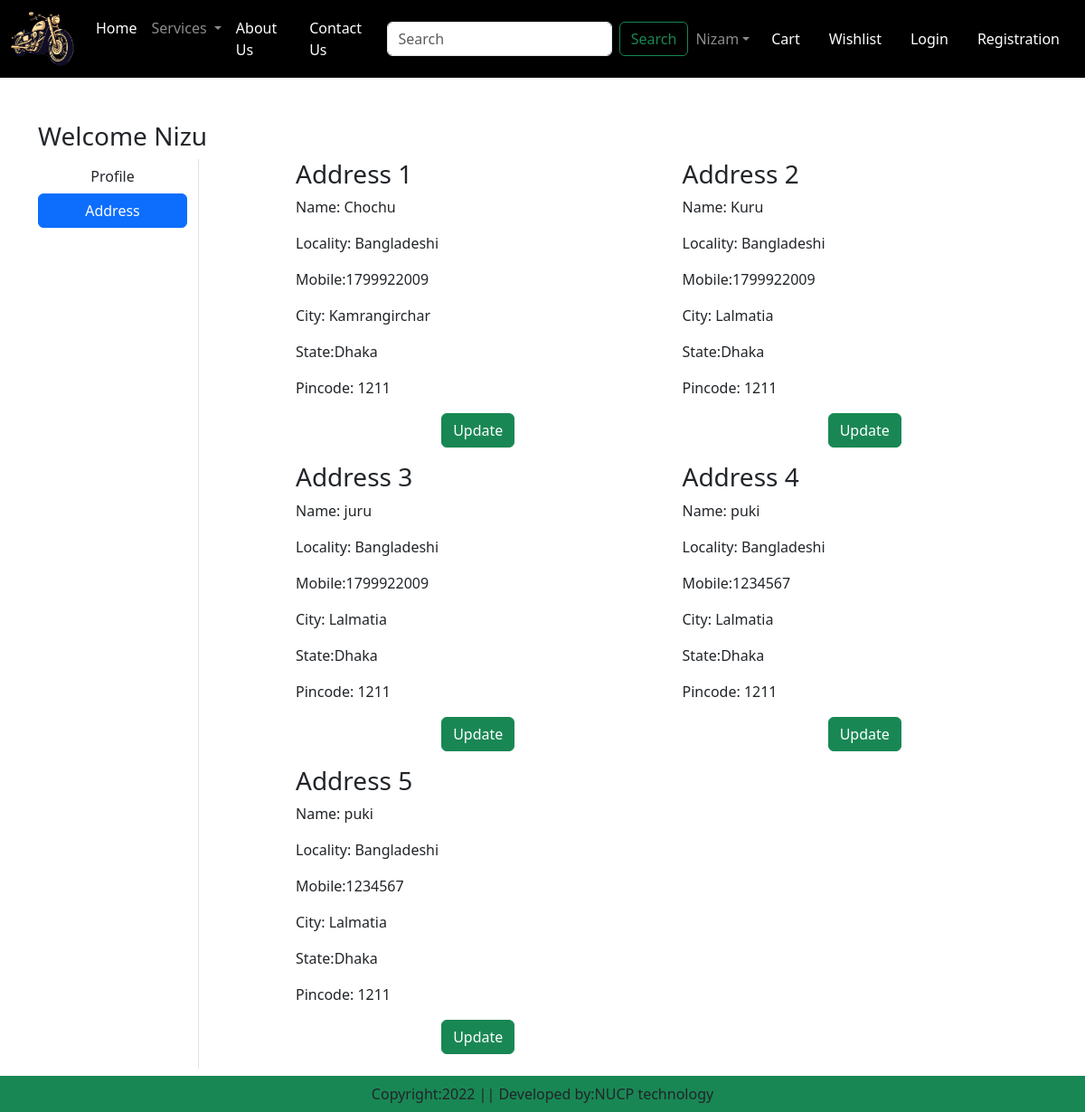
Page /address/ (signed in) on the earlier database version.
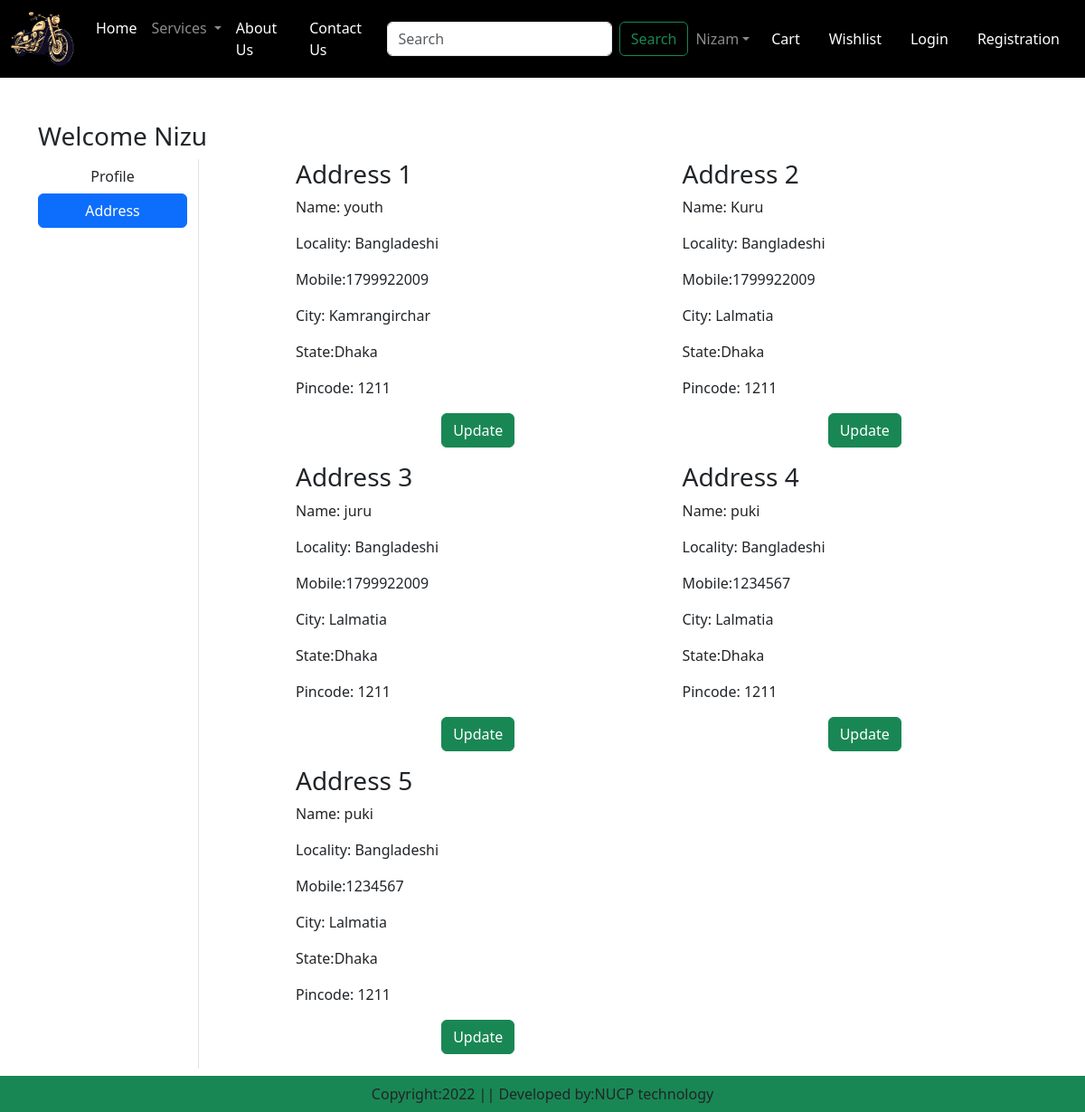
Same page on the later database version.
### rush/models.py (models this page shows, shortened)
class Customer(models.Model):
    user=models.ForeignKey(User, on_delete=models.CASCADE)
    name=models.CharField(max_length=100)
    locality=models.CharField(max_length=100)
    city=models.CharField(max_length=100)
    mobile=models.IntegerField(default=0)
    zipcode=models.IntegerField()
    state=models.CharField(choices=STATE_CHOICES,max_length=100)

### rush/views.py (the view)
# urls.py: path('address/', views.address, name='address'),
def address(request):
    add=Customer.objects.filter(user=request.user)
    return render(request,"app/address.html",locals())

### rush/templates/app/address.html (shortened to what this page needs)
{% extends 'app/base.html' %}
{% load static %}
{% block main-content %}
<div class="container my-5">
    <div class="row">
        <h3>Welcome <span class="text-capitalize">{{ request.user }}</span></h3>
        <div class="col-sm-2 border-end">
            <ul class="list-unstyled">
                <li class="d-grid"><a href="{% url 'profile' %}" class="btn">Profile</a></li>
                <li class="d-grid"><a href="{% url 'address' %}" class="btn btn-primary">Address</a></li>
            </ul>
        </div>
        <div class="col-sm-9 offset-sm-1">
            <div class="row">
                    {% for ad in add %}
                        <div class="col-sm-6">
                            <div class="card-m-2">
                                <div class="card-body">
                                    <h3>Address {{ forloop.counter }}</h3>
                                    <p>Name: {{ ad.name }}</p>
                                    <p>Locality: {{ ad.locality }}</p>
                                    <p>Mobile:{{ ad.mobile }}</p>
                                    <p>City: {{ ad.city }}</p>
                                    <p>State:{{ ad.state }}</p>
                                    <p>Pincode: {{ ad.zipcode }}</p>
                                    <p class="text-center"><a href="{% url 'updateAddress' pk=ad.id %}" type="button" class="btn btn-success">Update</a></p>
                                </div>
                            </div>
                        </div>
                    {% endfor %}
            </div>
        </div>
    </div>
</div>
{% endblock main-content %}

Differences in the rows shown:
changed Customer "Kamrangirchar": name "Chochu" → "youth"
